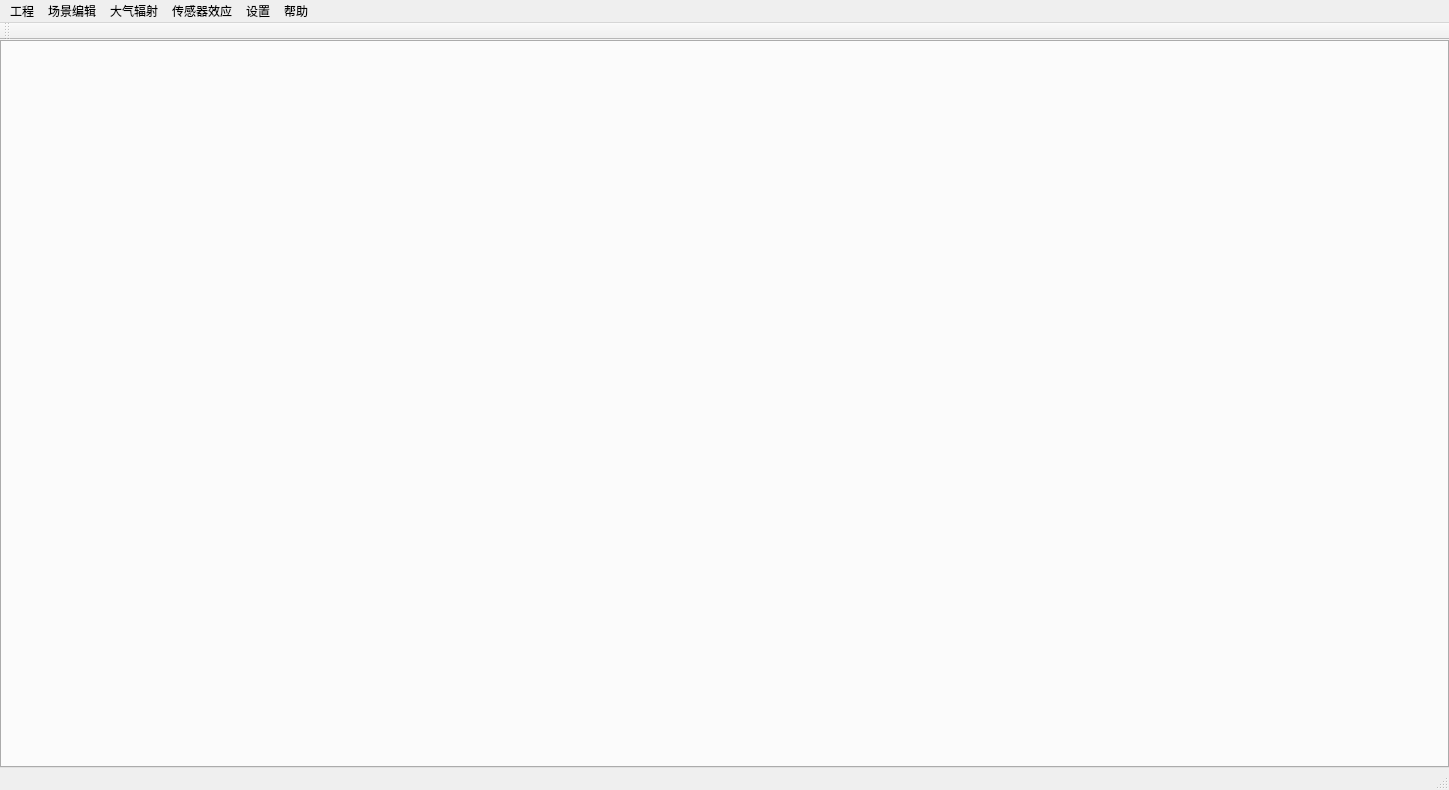
<?xml version="1.0" encoding="UTF-8"?>
<ui version="4.0">
 <class>SceneWindow</class>
 <widget class="QMainWindow" name="SceneWindow">
  <property name="geometry">
   <rect>
    <x>0</x>
    <y>0</y>
    <width>1449</width>
    <height>790</height>
   </rect>
  </property>
  <property name="windowTitle">
   <string/>
  </property>
  <property name="windowIcon">
   <iconset>
    <normaloff>:/data/icons/data/icons/mainGuiIcon/mainGui/leftUp/64.png</normaloff>:/data/icons/data/icons/mainGuiIcon/mainGui/leftUp/64.png</iconset>
  </property>
  <widget class="QWidget" name="centralwidget">
   <layout class="QGridLayout" name="gridLayout_3">
    <property name="leftMargin">
     <number>0</number>
    </property>
    <property name="topMargin">
     <number>0</number>
    </property>
    <property name="rightMargin">
     <number>0</number>
    </property>
    <property name="bottomMargin">
     <number>0</number>
    </property>
    <item row="0" column="0">
     <widget class="QSplitter" name="splitter">
      <property name="orientation">
       <enum>Qt::Vertical</enum>
      </property>
      <widget class="QTabWidget" name="tabWidget">
       <property name="currentIndex">
        <number>-1</number>
       </property>
      </widget>
     </widget>
    </item>
   </layout>
  </widget>
  <widget class="QStatusBar" name="statusbar"/>
  <widget class="QToolBar" name="toolBar">
   <property name="windowTitle">
    <string>toolBar</string>
   </property>
   <attribute name="toolBarArea">
    <enum>TopToolBarArea</enum>
   </attribute>
   <attribute name="toolBarBreak">
    <bool>false</bool>
   </attribute>
  </widget>
  <widget class="QMenuBar" name="menubar">
   <property name="geometry">
    <rect>
     <x>0</x>
     <y>0</y>
     <width>1449</width>
     <height>25</height>
    </rect>
   </property>
   <widget class="QMenu" name="menu">
    <property name="title">
     <string>工程</string>
    </property>
    <addaction name="action_openPro"/>
    <addaction name="action_savePro"/>
    <addaction name="action_saveAs"/>
    <addaction name="action_closePro"/>
    <addaction name="separator"/>
    <addaction name="action_exit"/>
   </widget>
   <widget class="QMenu" name="menu_3">
    <property name="title">
     <string>场景编辑</string>
    </property>
    <addaction name="action_materialDivTool"/>
    <addaction name="separator"/>
    <addaction name="action_terrianConfig"/>
    <addaction name="action_backConfig"/>
    <addaction name="action_objectConfig"/>
    <addaction name="separator"/>
    <addaction name="action_atmosphereEffect"/>
    <addaction name="action_battleEffect"/>
    <addaction name="separator"/>
    <addaction name="action_sensorConfig"/>
    <addaction name="action_trkConfig"/>
   </widget>
   <widget class="QMenu" name="menu_6">
    <property name="title">
     <string>传感器效应</string>
    </property>
    <addaction name="action_optical"/>
    <addaction name="action_detector"/>
    <addaction name="action_electric"/>
   </widget>
   <widget class="QMenu" name="menu_10">
    <property name="title">
     <string>设置</string>
    </property>
    <addaction name="action_systemConfig"/>
    <addaction name="action_logConfig"/>
    <addaction name="separator"/>
    <addaction name="action_projectWidgetSetting"/>
    <addaction name="action_logWidgetSetting"/>
    <addaction name="action_propertyWidgetSetting"/>
    <addaction name="action_fuse"/>
   </widget>
   <widget class="QMenu" name="menu_11">
    <property name="title">
     <string>帮助</string>
    </property>
    <addaction name="action_theoryMannual"/>
    <addaction name="action_userMannual"/>
    <addaction name="separator"/>
    <addaction name="action_demoExample"/>
    <addaction name="action_demoVideo"/>
    <addaction name="separator"/>
    <addaction name="action_about"/>
   </widget>
   <widget class="QMenu" name="menu_2">
    <property name="title">
     <string>大气辐射</string>
    </property>
    <addaction name="action_atmosphere"/>
    <addaction name="separator"/>
    <addaction name="action_atomTrans"/>
    <addaction name="action_pathThrml"/>
    <addaction name="action_surEmis"/>
    <addaction name="action_solScat"/>
    <addaction name="action_refSol"/>
   </widget>
   <addaction name="menu"/>
   <addaction name="menu_3"/>
   <addaction name="menu_2"/>
   <addaction name="menu_6"/>
   <addaction name="menu_10"/>
   <addaction name="menu_11"/>
  </widget>
  <action name="action_newPro">
   <property name="icon">
    <iconset>
     <normaloff>:/data/icons/data/icons/menuIcon/project/create.png</normaloff>:/data/icons/data/icons/menuIcon/project/create.png</iconset>
   </property>
   <property name="text">
    <string>新建工程</string>
   </property>
  </action>
  <action name="action_openPro">
   <property name="icon">
    <iconset>
     <normaloff>:/data/icons/data/icons/menuIcon/project/open.png</normaloff>:/data/icons/data/icons/menuIcon/project/open.png</iconset>
   </property>
   <property name="text">
    <string>打开工程</string>
   </property>
  </action>
  <action name="action_savePro">
   <property name="icon">
    <iconset>
     <normaloff>:/data/icons/data/icons/menuIcon/project/save.png</normaloff>:/data/icons/data/icons/menuIcon/project/save.png</iconset>
   </property>
   <property name="text">
    <string>保存工程</string>
   </property>
  </action>
  <action name="action_saveAs">
   <property name="icon">
    <iconset>
     <normaloff>:/data/icons/data/icons/menuIcon/project/saveAs.png</normaloff>:/data/icons/data/icons/menuIcon/project/saveAs.png</iconset>
   </property>
   <property name="text">
    <string>工程另存为</string>
   </property>
  </action>
  <action name="action_closePro">
   <property name="icon">
    <iconset>
     <normaloff>:/data/icons/data/icons/menuIcon/project/close.png</normaloff>:/data/icons/data/icons/menuIcon/project/close.png</iconset>
   </property>
   <property name="text">
    <string>关闭工程</string>
   </property>
  </action>
  <action name="action_exit">
   <property name="icon">
    <iconset>
     <normaloff>:/data/icons/data/icons/menuIcon/project/exit.png</normaloff>:/data/icons/data/icons/menuIcon/project/exit.png</iconset>
   </property>
   <property name="text">
    <string>退出</string>
   </property>
  </action>
  <action name="action_terrianConfig">
   <property name="icon">
    <iconset>
     <normaloff>:/data/icons/data/icons/menuIcon/SceneEdit/shezhidixing.png</normaloff>:/data/icons/data/icons/menuIcon/SceneEdit/shezhidixing.png</iconset>
   </property>
   <property name="text">
    <string>地形配置</string>
   </property>
  </action>
  <action name="action_backConfig">
   <property name="icon">
    <iconset>
     <normaloff>:/data/icons/data/icons/menuIcon/SceneEdit/tianjiabeijing.png</normaloff>:/data/icons/data/icons/menuIcon/SceneEdit/tianjiabeijing.png</iconset>
   </property>
   <property name="text">
    <string>背景配置
</string>
   </property>
  </action>
  <action name="action_objectConfig">
   <property name="icon">
    <iconset>
     <normaloff>:/data/icons/data/icons/menuIcon/SceneEdit/tianjiamubiao.png</normaloff>:/data/icons/data/icons/menuIcon/SceneEdit/tianjiamubiao.png</iconset>
   </property>
   <property name="text">
    <string>目标配置
</string>
   </property>
  </action>
  <action name="action_atmosphereEffect">
   <property name="icon">
    <iconset>
     <normaloff>:/data/icons/data/icons/menuIcon/SceneEdit/qixiangtexiao.png</normaloff>:/data/icons/data/icons/menuIcon/SceneEdit/qixiangtexiao.png</iconset>
   </property>
   <property name="text">
    <string>气象特效配置</string>
   </property>
  </action>
  <action name="action_battleEffect">
   <property name="icon">
    <iconset>
     <normaloff>:/data/icons/data/icons/menuIcon/SceneEdit/huoyan.png</normaloff>:/data/icons/data/icons/menuIcon/SceneEdit/huoyan.png</iconset>
   </property>
   <property name="text">
    <string>战场特效配置
</string>
   </property>
  </action>
  <action name="action_sensorConfig">
   <property name="icon">
    <iconset>
     <normaloff>:/data/icons/data/icons/menuIcon/SceneEdit/guijiyulan.png</normaloff>:/data/icons/data/icons/menuIcon/SceneEdit/guijiyulan.png</iconset>
   </property>
   <property name="text">
    <string>添加传感器</string>
   </property>
  </action>
  <action name="action_trkConfig">
   <property name="icon">
    <iconset>
     <normaloff>:/data/icons/data/icons/menuIcon/SceneEdit/xinhaodianlu.png</normaloff>:/data/icons/data/icons/menuIcon/SceneEdit/xinhaodianlu.png</iconset>
   </property>
   <property name="text">
    <string>运动轨迹配置
</string>
   </property>
  </action>
  <action name="action_importMesh">
   <property name="icon">
    <iconset>
     <normaloff>:/data/icons/data/icons/menuIcon/TheromalSim/ImportMesh.png</normaloff>:/data/icons/data/icons/menuIcon/TheromalSim/ImportMesh.png</iconset>
   </property>
   <property name="text">
    <string>导入网格</string>
   </property>
  </action>
  <action name="action_Cas_Dat">
   <property name="icon">
    <iconset>
     <normaloff>:/data/icons/data/icons/menuIcon/TheromalSim/Importcas.png</normaloff>:/data/icons/data/icons/menuIcon/TheromalSim/Importcas.png</iconset>
   </property>
   <property name="text">
    <string>导入Cas/Dat</string>
   </property>
  </action>
  <action name="action_setModel">
   <property name="icon">
    <iconset>
     <normaloff>:/data/icons/data/icons/menuIcon/TheromalSim/setModel.png</normaloff>:/data/icons/data/icons/menuIcon/TheromalSim/setModel.png</iconset>
   </property>
   <property name="text">
    <string>模型设置</string>
   </property>
  </action>
  <action name="action_setMaterial">
   <property name="icon">
    <iconset>
     <normaloff>:/data/icons/data/icons/menuIcon/TheromalSim/cailiaoshezhi.png</normaloff>:/data/icons/data/icons/menuIcon/TheromalSim/cailiaoshezhi.png</iconset>
   </property>
   <property name="text">
    <string>材料设置</string>
   </property>
  </action>
  <action name="action_setEdget">
   <property name="icon">
    <iconset>
     <normaloff>:/data/icons/data/icons/menuIcon/TheromalSim/bianjieshezhi.png</normaloff>:/data/icons/data/icons/menuIcon/TheromalSim/bianjieshezhi.png</iconset>
   </property>
   <property name="text">
    <string>边界设置</string>
   </property>
  </action>
  <action name="action_solverPara">
   <property name="icon">
    <iconset>
     <normaloff>:/data/icons/data/icons/menuIcon/TheromalSim/setSolvePara.png</normaloff>:/data/icons/data/icons/menuIcon/TheromalSim/setSolvePara.png</iconset>
   </property>
   <property name="text">
    <string>求解参数设置</string>
   </property>
  </action>
  <action name="action_simSolver">
   <property name="icon">
    <iconset>
     <normaloff>:/data/icons/data/icons/menuIcon/TheromalSim/SimSolve.png</normaloff>:/data/icons/data/icons/menuIcon/TheromalSim/SimSolve.png</iconset>
   </property>
   <property name="text">
    <string>仿真求解</string>
   </property>
  </action>
  <action name="action_simCal">
   <property name="icon">
    <iconset>
     <normaloff>:/data/icons/data/icons/menuIcon/TheromalSim/SimCal.png</normaloff>:/data/icons/data/icons/menuIcon/TheromalSim/SimCal.png</iconset>
   </property>
   <property name="text">
    <string>仿真计算</string>
   </property>
  </action>
  <action name="action_resultCloud">
   <property name="icon">
    <iconset>
     <normaloff>:/data/icons/data/icons/menuIcon/TheromalSim/resultCloud.png</normaloff>:/data/icons/data/icons/menuIcon/TheromalSim/resultCloud.png</iconset>
   </property>
   <property name="text">
    <string>结果云图</string>
   </property>
  </action>
  <action name="action_exportTemp">
   <property name="icon">
    <iconset>
     <normaloff>:/data/icons/data/icons/menuIcon/TheromalSim/ExpTemp.png</normaloff>:/data/icons/data/icons/menuIcon/TheromalSim/ExpTemp.png</iconset>
   </property>
   <property name="text">
    <string>导出温度场</string>
   </property>
  </action>
  <action name="action_ExpCas_Dat">
   <property name="icon">
    <iconset>
     <normaloff>:/data/icons/data/icons/menuIcon/TheromalSim/Expcas.png</normaloff>:/data/icons/data/icons/menuIcon/TheromalSim/Expcas.png</iconset>
   </property>
   <property name="text">
    <string>导出Cas/Dat</string>
   </property>
  </action>
  <action name="action_spectralDatabase">
   <property name="icon">
    <iconset>
     <normaloff>:/data/icons/data/icons/menuIcon/database/mubiaomoxingku.png</normaloff>:/data/icons/data/icons/menuIcon/database/mubiaomoxingku.png</iconset>
   </property>
   <property name="text">
    <string>气体谱带库</string>
   </property>
  </action>
  <action name="action_paraDatabase">
   <property name="icon">
    <iconset>
     <normaloff>:/data/icons/data/icons/menuIcon/database/beijingmoxing.png</normaloff>:/data/icons/data/icons/menuIcon/database/beijingmoxing.png</iconset>
   </property>
   <property name="text">
    <string>大气参数库</string>
   </property>
  </action>
  <action name="action_objectDatabase">
   <property name="icon">
    <iconset>
     <normaloff>:/data/icons/data/icons/menuIcon/database/dilimoxing.png</normaloff>:/data/icons/data/icons/menuIcon/database/dilimoxing.png</iconset>
   </property>
   <property name="text">
    <string>目标模型库</string>
   </property>
  </action>
  <action name="action_backDatabase">
   <property name="icon">
    <iconset>
     <normaloff>:/data/icons/data/icons/menuIcon/database/daqipudai.png</normaloff>:/data/icons/data/icons/menuIcon/database/daqipudai.png</iconset>
   </property>
   <property name="text">
    <string>背景模型库</string>
   </property>
  </action>
  <action name="action_geoDatabase">
   <property name="icon">
    <iconset>
     <normaloff>:/data/icons/data/icons/menuIcon/database/hongwaicaizhi.png</normaloff>:/data/icons/data/icons/menuIcon/database/hongwaicaizhi.png</iconset>
   </property>
   <property name="text">
    <string>地理模型库</string>
   </property>
  </action>
  <action name="db_materialpannel">
   <property name="icon">
    <iconset>
     <normaloff>:/data/icons/data/icons/menuIcon/database/rexuecaizhi.png</normaloff>:/data/icons/data/icons/menuIcon/database/rexuecaizhi.png</iconset>
   </property>
   <property name="text">
    <string>材料库</string>
   </property>
  </action>
  <action name="action_opticalMatDatabase">
   <property name="icon">
    <iconset>
     <normaloff>:/data/icons/data/icons/menuIcon/database/chuanganqi.png</normaloff>:/data/icons/data/icons/menuIcon/database/chuanganqi.png</iconset>
   </property>
   <property name="text">
    <string>红外特征材质库</string>
   </property>
  </action>
  <action name="action_modelTool2">
   <property name="icon">
    <iconset>
     <normaloff>:/data/icons/data/icons/menuIcon/Geo/found/changfangti.png</normaloff>:/data/icons/data/icons/menuIcon/Geo/found/changfangti.png</iconset>
   </property>
   <property name="text">
    <string>建模工具</string>
   </property>
  </action>
  <action name="action_materialDivTool2">
   <property name="icon">
    <iconset>
     <normaloff>:/data/icons/data/icons/menuIcon/MaterialDiv/daoruwenli.png</normaloff>:/data/icons/data/icons/menuIcon/MaterialDiv/daoruwenli.png</iconset>
   </property>
   <property name="text">
    <string>材质划分工具</string>
   </property>
  </action>
  <action name="action_theoryMannual">
   <property name="icon">
    <iconset>
     <normaloff>:/data/icons/data/icons/menuIcon/help/lilun.png</normaloff>:/data/icons/data/icons/menuIcon/help/lilun.png</iconset>
   </property>
   <property name="text">
    <string>理论手册</string>
   </property>
  </action>
  <action name="action_userMannual">
   <property name="icon">
    <iconset>
     <normaloff>:/data/icons/data/icons/menuIcon/help/yonghushouce.png</normaloff>:/data/icons/data/icons/menuIcon/help/yonghushouce.png</iconset>
   </property>
   <property name="text">
    <string>使用手册</string>
   </property>
  </action>
  <action name="action_demoExample">
   <property name="icon">
    <iconset>
     <normaloff>:/data/icons/data/icons/menuIcon/help/yanshisuanli.png</normaloff>:/data/icons/data/icons/menuIcon/help/yanshisuanli.png</iconset>
   </property>
   <property name="text">
    <string>演示算例</string>
   </property>
  </action>
  <action name="action_demoVideo">
   <property name="icon">
    <iconset>
     <normaloff>:/data/icons/data/icons/menuIcon/help/yanshishiping.png</normaloff>:/data/icons/data/icons/menuIcon/help/yanshishiping.png</iconset>
   </property>
   <property name="text">
    <string>演示视频</string>
   </property>
  </action>
  <action name="action_about">
   <property name="icon">
    <iconset>
     <normaloff>:/data/icons/data/icons/menuIcon/help/guanyu.png</normaloff>:/data/icons/data/icons/menuIcon/help/guanyu.png</iconset>
   </property>
   <property name="text">
    <string>关于软件</string>
   </property>
  </action>
  <action name="action_systemConfig">
   <property name="icon">
    <iconset>
     <normaloff>:/data/icons/data/icons/menuIcon/set/xitongpeizhi.png</normaloff>:/data/icons/data/icons/menuIcon/set/xitongpeizhi.png</iconset>
   </property>
   <property name="text">
    <string>系统配置</string>
   </property>
  </action>
  <action name="action_logConfig">
   <property name="icon">
    <iconset>
     <normaloff>:/data/icons/data/icons/menuIcon/set/rihzi.png</normaloff>:/data/icons/data/icons/menuIcon/set/rihzi.png</iconset>
   </property>
   <property name="text">
    <string>日志配置</string>
   </property>
  </action>
  <action name="actionApps">
   <property name="icon">
    <iconset>
     <normaloff>:/data/icons/data/icons/menuIcon/set/APP.png</normaloff>:/data/icons/data/icons/menuIcon/set/APP.png</iconset>
   </property>
   <property name="text">
    <string>Apps管理</string>
   </property>
  </action>
  <action name="action_sensorEffect">
   <property name="icon">
    <iconset>
     <normaloff>:/data/icons/data/icons/mainGuiIcon/mainGui/leftWork/effect.png</normaloff>:/data/icons/data/icons/mainGuiIcon/mainGui/leftWork/effect.png</iconset>
   </property>
   <property name="text">
    <string>传感器效应</string>
   </property>
  </action>
  <action name="action_optical">
   <property name="icon">
    <iconset>
     <normaloff>:/data/icons/data/icons/mainGuiIcon/mainGui/leftWork/postProcess.png</normaloff>:/data/icons/data/icons/mainGuiIcon/mainGui/leftWork/postProcess.png</iconset>
   </property>
   <property name="text">
    <string>光学系统</string>
   </property>
  </action>
  <action name="action_detector">
   <property name="icon">
    <iconset>
     <normaloff>:/data/icons/data/icons/mainGuiIcon/mainGui/leftWork/environment.png</normaloff>:/data/icons/data/icons/mainGuiIcon/mainGui/leftWork/environment.png</iconset>
   </property>
   <property name="text">
    <string>探测器系统</string>
   </property>
  </action>
  <action name="action_electric">
   <property name="icon">
    <iconset>
     <normaloff>:/data/icons/data/icons/menuIcon/Geo/found/quxian.png</normaloff>:/data/icons/data/icons/menuIcon/Geo/found/quxian.png</iconset>
   </property>
   <property name="text">
    <string>电学系统</string>
   </property>
  </action>
  <action name="action_inInteRad">
   <property name="icon">
    <iconset>
     <normaloff>:/data/icons/data/icons/menuIcon/postProcess/hongwaijifen.png</normaloff>:/data/icons/data/icons/menuIcon/postProcess/hongwaijifen.png</iconset>
   </property>
   <property name="text">
    <string>积分辐射强度 </string>
   </property>
  </action>
  <action name="action_spectrumInte">
   <property name="icon">
    <iconset>
     <normaloff>:/data/icons/data/icons/menuIcon/postProcess/guangpujifen.png</normaloff>:/data/icons/data/icons/menuIcon/postProcess/guangpujifen.png</iconset>
   </property>
   <property name="text">
    <string>光谱辐射强度</string>
   </property>
  </action>
  <action name="action_radiogram">
   <property name="icon">
    <iconset>
     <normaloff>:/data/icons/data/icons/menuIcon/postProcess/fusheliangdu.png</normaloff>:/data/icons/data/icons/menuIcon/postProcess/fusheliangdu.png</iconset>
   </property>
   <property name="text">
    <string>辐射亮度图</string>
   </property>
  </action>
  <action name="action_radTemp">
   <property name="icon">
    <iconset>
     <normaloff>:/data/icons/data/icons/menuIcon/postProcess/jifenguangpu.png</normaloff>:/data/icons/data/icons/menuIcon/postProcess/jifenguangpu.png</iconset>
   </property>
   <property name="text">
    <string>温度云图</string>
   </property>
  </action>
  <action name="action_gray">
   <property name="icon">
    <iconset>
     <normaloff>:/data/icons/data/icons/menuIcon/postProcess/hiudu.png</normaloff>:/data/icons/data/icons/menuIcon/postProcess/hiudu.png</iconset>
   </property>
   <property name="text">
    <string>灰度图</string>
   </property>
  </action>
  <action name="action_imgStatistics">
   <property name="icon">
    <iconset>
     <normaloff>:/data/icons/data/icons/menuIcon/postProcess/tongjixinxi.png</normaloff>:/data/icons/data/icons/menuIcon/postProcess/tongjixinxi.png</iconset>
   </property>
   <property name="text">
    <string>辐射对比度</string>
   </property>
  </action>
  <action name="action_curve">
   <property name="icon">
    <iconset>
     <normaloff>:/data/icons/data/icons/menuIcon/postProcess/quxian.png</normaloff>:/data/icons/data/icons/menuIcon/postProcess/quxian.png</iconset>
   </property>
   <property name="text">
    <string>曲线图</string>
   </property>
  </action>
  <action name="action_histogram">
   <property name="icon">
    <iconset>
     <normaloff>:/data/icons/data/icons/menuIcon/postProcess/zhifang.png</normaloff>:/data/icons/data/icons/menuIcon/postProcess/zhifang.png</iconset>
   </property>
   <property name="text">
    <string>直方图</string>
   </property>
  </action>
  <action name="action_pieChart">
   <property name="icon">
    <iconset>
     <normaloff>:/data/icons/data/icons/menuIcon/postProcess/dianbiaoji.png</normaloff>:/data/icons/data/icons/menuIcon/postProcess/dianbiaoji.png</iconset>
   </property>
   <property name="text">
    <string>饼状图</string>
   </property>
  </action>
  <action name="action_targetIde">
   <property name="icon">
    <iconset>
     <normaloff>:/data/icons/data/icons/menuIcon/postProcess/leidatu.png</normaloff>:/data/icons/data/icons/menuIcon/postProcess/leidatu.png</iconset>
   </property>
   <property name="text">
    <string>目标识别</string>
   </property>
  </action>
  <action name="action_visualPara">
   <property name="icon">
    <iconset>
     <normaloff>:/data/icons/data/icons/menuIcon/OpticalSim/shexianshuliang.png</normaloff>:/data/icons/data/icons/menuIcon/OpticalSim/shexianshuliang.png</iconset>
   </property>
   <property name="text">
    <string>可见光特性参数
</string>
   </property>
  </action>
  <action name="action_visualSolvePara">
   <property name="icon">
    <iconset>
     <normaloff>:/data/icons/data/icons/menuIcon/OpticalSim/qiujieshezhi.png</normaloff>:/data/icons/data/icons/menuIcon/OpticalSim/qiujieshezhi.png</iconset>
   </property>
   <property name="text">
    <string>可见光求解设置</string>
   </property>
  </action>
  <action name="action_visualSolveSim">
   <property name="icon">
    <iconset>
     <normaloff>:/data/icons/data/icons/menuIcon/OpticalSim/qitifushe.png</normaloff>:/data/icons/data/icons/menuIcon/OpticalSim/qitifushe.png</iconset>
   </property>
   <property name="text">
    <string>可见光仿真求解
</string>
   </property>
  </action>
  <action name="action_infraredPara">
   <property name="icon">
    <iconset>
     <normaloff>:/data/icons/data/icons/mainGuiIcon/mainGui/leftWork/irSolve.png</normaloff>:/data/icons/data/icons/mainGuiIcon/mainGui/leftWork/irSolve.png</iconset>
   </property>
   <property name="text">
    <string>红外特性参数</string>
   </property>
  </action>
  <action name="action_infraredSolvePara">
   <property name="icon">
    <iconset>
     <normaloff>:/data/icons/data/icons/mainGuiIcon/mainGui/leftWork/simResult.png</normaloff>:/data/icons/data/icons/mainGuiIcon/mainGui/leftWork/simResult.png</iconset>
   </property>
   <property name="text">
    <string>红外求解设置</string>
   </property>
  </action>
  <action name="action_infraredSolveSim">
   <property name="icon">
    <iconset>
     <normaloff>:/data/icons/data/icons/mainGuiIcon/mainGui/leftWork/backTheromal.png</normaloff>:/data/icons/data/icons/mainGuiIcon/mainGui/leftWork/backTheromal.png</iconset>
   </property>
   <property name="text">
    <string>红外仿真求解</string>
   </property>
  </action>
  <action name="action_atmosphere">
   <property name="icon">
    <iconset>
     <normaloff>:/data/icons/data/icons/menuIcon/SceneEdit/yun.png</normaloff>:/data/icons/data/icons/menuIcon/SceneEdit/yun.png</iconset>
   </property>
   <property name="text">
    <string>大气模型配置</string>
   </property>
  </action>
  <action name="action_time">
   <property name="icon">
    <iconset>
     <normaloff>:/data/icons/data/icons/menuIcon/SceneEdit/shijian.png</normaloff>:/data/icons/data/icons/menuIcon/SceneEdit/shijian.png</iconset>
   </property>
   <property name="text">
    <string>时间</string>
   </property>
   <property name="visible">
    <bool>true</bool>
   </property>
  </action>
  <action name="action_atomTrans">
   <property name="icon">
    <iconset>
     <normaloff>:/data/icons/data/icons/menuIcon/Geo/found/quxian.png</normaloff>:/data/icons/data/icons/menuIcon/Geo/found/quxian.png</iconset>
   </property>
   <property name="text">
    <string>大气透过率</string>
   </property>
  </action>
  <action name="action_imageBoxPara">
   <property name="icon">
    <iconset>
     <normaloff>:/data/icons/data/icons/mainGuiIcon/mainGui/leftWork/irSolve.png</normaloff>:/data/icons/data/icons/mainGuiIcon/mainGui/leftWork/irSolve.png</iconset>
   </property>
   <property name="text">
    <string>成像盒</string>
   </property>
  </action>
  <action name="action_detectorPara">
   <property name="icon">
    <iconset>
     <normaloff>:/data/icons/data/icons/mainGuiIcon/mainGui/leftWork/irSolve.png</normaloff>:/data/icons/data/icons/mainGuiIcon/mainGui/leftWork/irSolve.png</iconset>
   </property>
   <property name="text">
    <string>探测器参数</string>
   </property>
  </action>
  <action name="action_objInfraredPara">
   <property name="icon">
    <iconset>
     <normaloff>:/data/icons/data/icons/mainGuiIcon/mainGui/leftWork/irSolve.png</normaloff>:/data/icons/data/icons/mainGuiIcon/mainGui/leftWork/irSolve.png</iconset>
   </property>
   <property name="text">
    <string>目标红外活性成分</string>
   </property>
  </action>
  <action name="action_spectrumPara">
   <property name="icon">
    <iconset>
     <normaloff>:/data/icons/data/icons/mainGuiIcon/mainGui/leftWork/simResult.png</normaloff>:/data/icons/data/icons/mainGuiIcon/mainGui/leftWork/simResult.png</iconset>
   </property>
   <property name="text">
    <string>光谱参数</string>
   </property>
  </action>
  <action name="action_marginPara">
   <property name="icon">
    <iconset>
     <normaloff>:/data/icons/data/icons/mainGuiIcon/mainGui/leftWork/backTheromal.png</normaloff>:/data/icons/data/icons/mainGuiIcon/mainGui/leftWork/backTheromal.png</iconset>
   </property>
   <property name="text">
    <string>边界设置</string>
   </property>
  </action>
  <action name="action_ParaValidation">
   <property name="icon">
    <iconset>
     <normaloff>:/data/icons/data/icons/menuIcon/TheromalSim/SimSolve.png</normaloff>:/data/icons/data/icons/menuIcon/TheromalSim/SimSolve.png</iconset>
   </property>
   <property name="text">
    <string>参数检查</string>
   </property>
  </action>
  <action name="action_2">
   <property name="icon">
    <iconset>
     <normaloff>:/data/icons/data/icons/menuIcon/postProcess/tongjixinxi.png</normaloff>:/data/icons/data/icons/menuIcon/postProcess/tongjixinxi.png</iconset>
   </property>
   <property name="text">
    <string>锁定距离计算</string>
   </property>
  </action>
  <action name="action_lockDistance">
   <property name="icon">
    <iconset>
     <normaloff>:/data/icons/data/icons/menuIcon/MaterialDiv/daochucaizhi.png</normaloff>:/data/icons/data/icons/menuIcon/MaterialDiv/daochucaizhi.png</iconset>
   </property>
   <property name="text">
    <string>锁定距离计算</string>
   </property>
  </action>
  <action name="action_SoverParaSetting">
   <property name="icon">
    <iconset>
     <normaloff>:/data/icons/data/icons/menuIcon/TheromalSim/setSolvePara.png</normaloff>:/data/icons/data/icons/menuIcon/TheromalSim/setSolvePara.png</iconset>
   </property>
   <property name="text">
    <string>仿真求解器设置</string>
   </property>
  </action>
  <action name="action_exeInfraredCalculate">
   <property name="text">
    <string>启动计算</string>
   </property>
  </action>
  <action name="action">
   <property name="text">
    <string>分隔符</string>
   </property>
  </action>
  <action name="action_IntegralRadiant">
   <property name="icon">
    <iconset>
     <normaloff>:/data/icons/data/icons/menuIcon/postProcess/quxian.png</normaloff>:/data/icons/data/icons/menuIcon/postProcess/quxian.png</iconset>
   </property>
   <property name="text">
    <string>积分辐射强度</string>
   </property>
  </action>
  <action name="action_SpectralRadiant">
   <property name="icon">
    <iconset>
     <normaloff>:/data/icons/data/icons/menuIcon/Geo/found/quxian.png</normaloff>:/data/icons/data/icons/menuIcon/Geo/found/quxian.png</iconset>
   </property>
   <property name="text">
    <string>光谱辐射强度</string>
   </property>
  </action>
  <action name="action_atmospherePara">
   <property name="icon">
    <iconset>
     <normaloff>:/data/icons/data/icons/menuIcon/OpticalSim/qitifushe.png</normaloff>:/data/icons/data/icons/menuIcon/OpticalSim/qitifushe.png</iconset>
   </property>
   <property name="text">
    <string>大气设置</string>
   </property>
  </action>
  <action name="action_probepoint">
   <property name="icon">
    <iconset>
     <normaloff>:/data/icons/data/icons/menuIcon/OpticalSim/qiujieshezhi.png</normaloff>:/data/icons/data/icons/menuIcon/OpticalSim/qiujieshezhi.png</iconset>
   </property>
   <property name="text">
    <string>球面探测点</string>
   </property>
  </action>
  <action name="action_pathThrml">
   <property name="icon">
    <iconset>
     <normaloff>:/data/icons/data/icons/menuIcon/SceneEdit/daqitouguolv.png</normaloff>:/data/icons/data/icons/menuIcon/SceneEdit/daqitouguolv.png</iconset>
   </property>
   <property name="text">
    <string>路径热辐射</string>
   </property>
  </action>
  <action name="action_surEmis">
   <property name="icon">
    <iconset>
     <normaloff>:/data/icons/data/icons/menuIcon/SceneEdit/dimianfushe.png</normaloff>:/data/icons/data/icons/menuIcon/SceneEdit/dimianfushe.png</iconset>
   </property>
   <property name="text">
    <string>地表背景辐射</string>
   </property>
  </action>
  <action name="action_grndRflt">
   <property name="icon">
    <iconset>
     <normaloff>:/data/icons/data/icons/menuIcon/SceneEdit/guangxuexitong.png</normaloff>:/data/icons/data/icons/menuIcon/SceneEdit/guangxuexitong.png</iconset>
   </property>
   <property name="text">
    <string>地表反射</string>
   </property>
  </action>
  <action name="action_solScat">
   <property name="icon">
    <iconset>
     <normaloff>:/data/icons/data/icons/menuIcon/SceneEdit/tiankongfushe.png</normaloff>:/data/icons/data/icons/menuIcon/SceneEdit/tiankongfushe.png</iconset>
   </property>
   <property name="text">
    <string>天空背景辐射</string>
   </property>
  </action>
  <action name="action_refSol">
   <property name="icon">
    <iconset>
     <normaloff>:/data/icons/data/icons/menuIcon/SceneEdit/taiyangfushe.png</normaloff>:/data/icons/data/icons/menuIcon/SceneEdit/taiyangfushe.png</iconset>
   </property>
   <property name="text">
    <string>太阳辐射</string>
   </property>
  </action>
  <action name="action_measureDis">
   <property name="text">
    <string>距离测量</string>
   </property>
  </action>
  <action name="action_measureArea">
   <property name="text">
    <string>面积测量</string>
   </property>
  </action>
  <action name="action_setEdgetOne">
   <property name="icon">
    <iconset>
     <normaloff>:/data/icons/data/icons/menuIcon/TheromalSim/resultCloud.png</normaloff>:/data/icons/data/icons/menuIcon/TheromalSim/resultCloud.png</iconset>
   </property>
   <property name="text">
    <string>一维热边界设置</string>
   </property>
  </action>
  <action name="action_simSolverOne">
   <property name="icon">
    <iconset>
     <normaloff>:/data/icons/data/icons/menuIcon/TheromalSim/setModel.png</normaloff>:/data/icons/data/icons/menuIcon/TheromalSim/setModel.png</iconset>
   </property>
   <property name="text">
    <string>一维热求解计算</string>
   </property>
  </action>
  <action name="action_resultCloudOne">
   <property name="icon">
    <iconset>
     <normaloff>:/data/icons/data/icons/menuIcon/TheromalSim/cailiaoshezhi.png</normaloff>:/data/icons/data/icons/menuIcon/TheromalSim/cailiaoshezhi.png</iconset>
   </property>
   <property name="text">
    <string>一维热结果展示</string>
   </property>
  </action>
  <action name="action_setGeneral">
   <property name="icon">
    <iconset>
     <normaloff>:/data/icons/data/icons/menuIcon/SceneEdit/teceqixitong.png</normaloff>:/data/icons/data/icons/menuIcon/SceneEdit/teceqixitong.png</iconset>
   </property>
   <property name="text">
    <string>通用设置</string>
   </property>
  </action>
  <action name="action_setSolarRadiation">
   <property name="icon">
    <iconset>
     <normaloff>:/data/icons/data/icons/menuIcon/SceneEdit/taiyangfushe.png</normaloff>:/data/icons/data/icons/menuIcon/SceneEdit/taiyangfushe.png</iconset>
   </property>
   <property name="text">
    <string>太阳辐射参数</string>
   </property>
  </action>
  <action name="action_dataSave">
   <property name="icon">
    <iconset>
     <normaloff>:/data/icons/data/icons/menuIcon/SceneEdit/guijiyulan.png</normaloff>:/data/icons/data/icons/menuIcon/SceneEdit/guijiyulan.png</iconset>
   </property>
   <property name="text">
    <string>数据存储</string>
   </property>
  </action>
  <action name="action_lock2">
   <property name="icon">
    <iconset>
     <normaloff>:/data/icons/data/icons/menuIcon/TheromalSim/cailiaoshezhi.png</normaloff>:/data/icons/data/icons/menuIcon/TheromalSim/cailiaoshezhi.png</iconset>
   </property>
   <property name="text">
    <string>锁定距离</string>
   </property>
  </action>
  <action name="action_irAttri">
   <property name="icon">
    <iconset>
     <normaloff>:/data/icons/data/icons/menuIcon/database/hongwaicaizhi.png</normaloff>:/data/icons/data/icons/menuIcon/database/hongwaicaizhi.png</iconset>
   </property>
   <property name="text">
    <string>红外特性参数</string>
   </property>
  </action>
  <action name="action_box">
   <property name="icon">
    <iconset>
     <normaloff>:/data/icons/data/icons/menuIcon/database/hongwaicaizhi.png</normaloff>:/data/icons/data/icons/menuIcon/database/hongwaicaizhi.png</iconset>
   </property>
   <property name="text">
    <string>成像盒</string>
   </property>
  </action>
  <action name="action_detectorPara_2">
   <property name="icon">
    <iconset>
     <normaloff>:/data/icons/data/icons/menuIcon/SceneEdit/jibencanshu.png</normaloff>:/data/icons/data/icons/menuIcon/SceneEdit/jibencanshu.png</iconset>
   </property>
   <property name="text">
    <string>探测器参数</string>
   </property>
  </action>
  <action name="action_obj">
   <property name="icon">
    <iconset>
     <normaloff>:/data/icons/data/icons/menuIcon/database/hongwaicaizhi.png</normaloff>:/data/icons/data/icons/menuIcon/database/hongwaicaizhi.png</iconset>
   </property>
   <property name="text">
    <string>目标红外活性成分</string>
   </property>
  </action>
  <action name="action_spectrumPara_2">
   <property name="icon">
    <iconset>
     <normaloff>:/data/icons/data/icons/menuIcon/database/hongwaicaizhi.png</normaloff>:/data/icons/data/icons/menuIcon/database/hongwaicaizhi.png</iconset>
   </property>
   <property name="text">
    <string>光谱参数</string>
   </property>
  </action>
  <action name="action_marginPara_2">
   <property name="icon">
    <iconset>
     <normaloff>:/data/icons/data/icons/menuIcon/database/hongwaicaizhi.png</normaloff>:/data/icons/data/icons/menuIcon/database/hongwaicaizhi.png</iconset>
   </property>
   <property name="text">
    <string>边界设置</string>
   </property>
  </action>
  <action name="action_exeInfraredCalculate_2">
   <property name="icon">
    <iconset>
     <normaloff>:/data/icons/data/icons/menuIcon/database/hongwaicaizhi.png</normaloff>:/data/icons/data/icons/menuIcon/database/hongwaicaizhi.png</iconset>
   </property>
   <property name="text">
    <string>启动红外计算</string>
   </property>
  </action>
  <action name="action_assess">
   <property name="icon">
    <iconset>
     <normaloff>:/data/icons/data/icons/menuIcon/OpticalSim/qiujieshezhi.png</normaloff>:/data/icons/data/icons/menuIcon/OpticalSim/qiujieshezhi.png</iconset>
   </property>
   <property name="text">
    <string>效能评估</string>
   </property>
  </action>
  <action name="action_dataProcess">
   <property name="icon">
    <iconset>
     <normaloff>:/data/icons/data/icons/menuIcon/TheromalSim/resultCloud.png</normaloff>:/data/icons/data/icons/menuIcon/TheromalSim/resultCloud.png</iconset>
   </property>
   <property name="text">
    <string>数据处理与统计</string>
   </property>
  </action>
  <action name="action_thermolMatDatabase">
   <property name="icon">
    <iconset>
     <normaloff>:/data/icons/data/icons/menuIcon/Geo/geoMod/tianchong.png</normaloff>:/data/icons/data/icons/menuIcon/Geo/geoMod/tianchong.png</iconset>
   </property>
   <property name="text">
    <string>热特性材质库</string>
   </property>
  </action>
  <action name="action_sensorParaDatabase">
   <property name="icon">
    <iconset>
     <normaloff>:/data/icons/data/icons/menuIcon/database/dilimoxing.png</normaloff>:/data/icons/data/icons/menuIcon/database/dilimoxing.png</iconset>
   </property>
   <property name="text">
    <string>传感器参数库</string>
   </property>
  </action>
  <action name="action_materialDatabase">
   <property name="icon">
    <iconset>
     <normaloff>:/data/icons/data/icons/menuIcon/TheromalSim/cailiaoshezhi.png</normaloff>:/data/icons/data/icons/menuIcon/TheromalSim/cailiaoshezhi.png</iconset>
   </property>
   <property name="text">
    <string>材料库</string>
   </property>
  </action>
  <action name="action_IntegralRadiant_2">
   <property name="icon">
    <iconset>
     <normaloff>:/data/icons/data/icons/menuIcon/postProcess/guangpujifen.png</normaloff>:/data/icons/data/icons/menuIcon/postProcess/guangpujifen.png</iconset>
   </property>
   <property name="text">
    <string>积分辐射强度</string>
   </property>
  </action>
  <action name="action_SpectralRadiant_2">
   <property name="icon">
    <iconset>
     <normaloff>:/data/icons/data/icons/menuIcon/postProcess/quxian.png</normaloff>:/data/icons/data/icons/menuIcon/postProcess/quxian.png</iconset>
   </property>
   <property name="text">
    <string>光谱辐射强度曲线</string>
   </property>
  </action>
  <action name="action_probepoint_2">
   <property name="icon">
    <iconset>
     <normaloff>:/data/icons/data/icons/menuIcon/OpticalSim/qiujieshezhi.png</normaloff>:/data/icons/data/icons/menuIcon/OpticalSim/qiujieshezhi.png</iconset>
   </property>
   <property name="text">
    <string>球面探测点</string>
   </property>
  </action>
  <action name="action_atmospherePara_2">
   <property name="icon">
    <iconset>
     <disabledoff>:/data/icons/data/icons/menuIcon/OpticalSim/qitifushe.png</disabledoff>
    </iconset>
   </property>
   <property name="text">
    <string>大气设置</string>
   </property>
  </action>
  <action name="action_ParaValidation_2">
   <property name="icon">
    <iconset>
     <disabledoff>:/data/icons/data/icons/menuIcon/TheromalSim/SimSolve.png</disabledoff>
    </iconset>
   </property>
   <property name="text">
    <string>参数检查</string>
   </property>
  </action>
  <action name="action_SoverParaSetting_2">
   <property name="icon">
    <iconset>
     <normaloff>:/data/icons/data/icons/menuIcon/TheromalSim/setSolvePara.png</normaloff>:/data/icons/data/icons/menuIcon/TheromalSim/setSolvePara.png</iconset>
   </property>
   <property name="text">
    <string>仿真求解器设置</string>
   </property>
  </action>
  <action name="action_projectWidgetSetting">
   <property name="icon">
    <iconset>
     <normaloff>:/data/icons/data/icons/menuIcon/set/work.png</normaloff>:/data/icons/data/icons/menuIcon/set/work.png</iconset>
   </property>
   <property name="text">
    <string>工程窗口</string>
   </property>
  </action>
  <action name="action_logWidgetSetting">
   <property name="icon">
    <iconset>
     <normaloff>:/data/icons/data/icons/menuIcon/set/rizhipeizhi.png</normaloff>:/data/icons/data/icons/menuIcon/set/rizhipeizhi.png</iconset>
   </property>
   <property name="text">
    <string>日志窗口</string>
   </property>
  </action>
  <action name="action_propertyWidgetSetting">
   <property name="icon">
    <iconset>
     <normaloff>:/data/icons/data/icons/menuIcon/set/shuxing.png</normaloff>:/data/icons/data/icons/menuIcon/set/shuxing.png</iconset>
   </property>
   <property name="text">
    <string>属性窗口</string>
   </property>
  </action>
  <action name="action_oneSolverSetting">
   <property name="icon">
    <iconset>
     <normaloff>:/data/icons/data/icons/menuIcon/TheromalSim/setSolvePara.png</normaloff>:/data/icons/data/icons/menuIcon/TheromalSim/setSolvePara.png</iconset>
   </property>
   <property name="text">
    <string>一维热求解设置</string>
   </property>
  </action>
  <action name="action_modelTool">
   <property name="icon">
    <iconset>
     <normaloff>:/data/icons/data/icons/menuIcon/Geo/found/changfangti.png</normaloff>:/data/icons/data/icons/menuIcon/Geo/found/changfangti.png</iconset>
   </property>
   <property name="text">
    <string>前处理工具</string>
   </property>
  </action>
  <action name="action_materialDivTool">
   <property name="icon">
    <iconset>
     <normaloff>:/data/icons/data/icons/menuIcon/MaterialDiv/daoruwenli.png</normaloff>:/data/icons/data/icons/menuIcon/MaterialDiv/daoruwenli.png</iconset>
   </property>
   <property name="text">
    <string>材质划分</string>
   </property>
  </action>
  <action name="action_lock">
   <property name="icon">
    <iconset>
     <normaloff>:/data/icons/data/icons/menuIcon/TheromalSim/cailiaoshezhi.png</normaloff>:/data/icons/data/icons/menuIcon/TheromalSim/cailiaoshezhi.png</iconset>
   </property>
   <property name="text">
    <string>锁定距离</string>
   </property>
  </action>
  <action name="action_CasDat">
   <property name="icon">
    <iconset>
     <normaloff>:/data/icons/data/icons/menuIcon/TheromalSim/Importcas.png</normaloff>:/data/icons/data/icons/menuIcon/TheromalSim/Importcas.png</iconset>
   </property>
   <property name="text">
    <string>导入Cas/Dat</string>
   </property>
  </action>
  <action name="actiondf">
   <property name="text">
    <string/>
   </property>
  </action>
  <action name="action_partTemperature">
   <property name="icon">
    <iconset>
     <normaloff>:/data/icons/data/icons/menuIcon/TheromalSim/ExpTemp.png</normaloff>:/data/icons/data/icons/menuIcon/TheromalSim/ExpTemp.png</iconset>
   </property>
   <property name="text">
    <string>部件赋温</string>
   </property>
  </action>
  <action name="action_RGB">
   <property name="icon">
    <iconset>
     <normaloff>:/data/icons/data/icons/menuIcon/OpticalSim/qitifushe.png</normaloff>:/data/icons/data/icons/menuIcon/OpticalSim/qitifushe.png</iconset>
   </property>
   <property name="text">
    <string>RGB图</string>
   </property>
  </action>
  <action name="action_vgray">
   <property name="icon">
    <iconset>
     <normaloff>:/data/icons/data/icons/menuIcon/Geo/found/qiuti.png</normaloff>:/data/icons/data/icons/menuIcon/Geo/found/qiuti.png</iconset>
   </property>
   <property name="text">
    <string>灰度图</string>
   </property>
  </action>
  <action name="action_vRad">
   <property name="checkable">
    <bool>true</bool>
   </property>
   <property name="icon">
    <iconset>
     <normaloff>:/data/icons/data/icons/menuIcon/TheromalSim/cailiaoshezhi.png</normaloff>:/data/icons/data/icons/menuIcon/TheromalSim/cailiaoshezhi.png</iconset>
   </property>
   <property name="text">
    <string>积分辐射亮度图</string>
   </property>
  </action>
  <action name="action_visualSolve">
   <property name="icon">
    <iconset>
     <normaloff>:/data/icons/data/icons/menuIcon/postProcess/guangpujifen.png</normaloff>:/data/icons/data/icons/menuIcon/postProcess/guangpujifen.png</iconset>
   </property>
   <property name="text">
    <string>可见光特性求解</string>
   </property>
  </action>
  <action name="action_imgSave">
   <property name="icon">
    <iconset>
     <normaloff>:/data/icons/data/icons/menuIcon/Geo/found/qiuti.png</normaloff>:/data/icons/data/icons/menuIcon/Geo/found/qiuti.png</iconset>
   </property>
   <property name="text">
    <string>数据存储</string>
   </property>
  </action>
  <action name="action_ComponentSetting">
   <property name="icon">
    <iconset>
     <normaloff>:/data/icons/data/icons/menuIcon/TheromalSim/solvePara.png</normaloff>:/data/icons/data/icons/menuIcon/TheromalSim/solvePara.png</iconset>
   </property>
   <property name="text">
    <string>组分定义</string>
   </property>
  </action>
  <action name="action_IRCloud">
   <property name="icon">
    <iconset>
     <normaloff>:/data/icons/data/icons/menuIcon/TheromalSim/Expcas.png</normaloff>:/data/icons/data/icons/menuIcon/TheromalSim/Expcas.png</iconset>
   </property>
   <property name="text">
    <string>红外图像</string>
   </property>
  </action>
  <action name="action_MulDat">
   <property name="icon">
    <iconset>
     <normaloff>:/data/icons/data/icons/menuIcon/database/daoru.png</normaloff>:/data/icons/data/icons/menuIcon/database/daoru.png</iconset>
   </property>
   <property name="text">
    <string>非定常设置</string>
   </property>
  </action>
  <action name="action_MulDatCalculate">
   <property name="icon">
    <iconset>
     <normaloff>:/data/icons/data/icons/menuIcon/database/hongwaicaizhi.png</normaloff>:/data/icons/data/icons/menuIcon/database/hongwaicaizhi.png</iconset>
   </property>
   <property name="text">
    <string>启动非定常求解</string>
   </property>
  </action>
  <action name="action_MulDatResultDisplay">
   <property name="icon">
    <iconset>
     <normaloff>:/data/icons/data/icons/menuIcon/TheromalSim/Expcas.png</normaloff>:/data/icons/data/icons/menuIcon/TheromalSim/Expcas.png</iconset>
   </property>
   <property name="text">
    <string>非定常结果展示</string>
   </property>
  </action>
  <action name="actionhuanrexishu">
   <property name="icon">
    <iconset>
     <normaloff>:/data/icons/data/icons/menuIcon/TheromalSim/SimCal.png</normaloff>:/data/icons/data/icons/menuIcon/TheromalSim/SimCal.png</iconset>
   </property>
   <property name="text">
    <string>换热系数计算</string>
   </property>
  </action>
  <action name="actionEquationSet">
   <property name="icon">
    <iconset>
     <normaloff>:/data/icons/data/icons/menuIcon/Geo/pathOper/zhenlie.png</normaloff>:/data/icons/data/icons/menuIcon/Geo/pathOper/zhenlie.png</iconset>
   </property>
   <property name="text">
    <string>求解方程设置</string>
   </property>
  </action>
  <action name="action_fuse">
   <property name="icon">
    <iconset>
     <normaloff>:/data/icons/data/icons/menuIcon/database/rexuecaizhi.png</normaloff>:/data/icons/data/icons/menuIcon/database/rexuecaizhi.png</iconset>
   </property>
   <property name="text">
    <string>传感器融合</string>
   </property>
  </action>
  <action name="action_lunkuo">
   <property name="icon">
    <iconset>
     <normaloff>:/data/icons/data/icons/mainGuiIcon/mainGui/leftWork/sceneModel.png</normaloff>:/data/icons/data/icons/mainGuiIcon/mainGui/leftWork/sceneModel.png</iconset>
   </property>
   <property name="text">
    <string>轮廓提取</string>
   </property>
  </action>
  <action name="action_rongh">
   <property name="icon">
    <iconset>
     <normaloff>:/data/icons/data/icons/mainGuiIcon/mainGui/leftWork/image.png</normaloff>:/data/icons/data/icons/mainGuiIcon/mainGui/leftWork/image.png</iconset>
   </property>
   <property name="text">
    <string>图像融合</string>
   </property>
  </action>
 </widget>
 <resources/>
 <connections/>
</ui>
